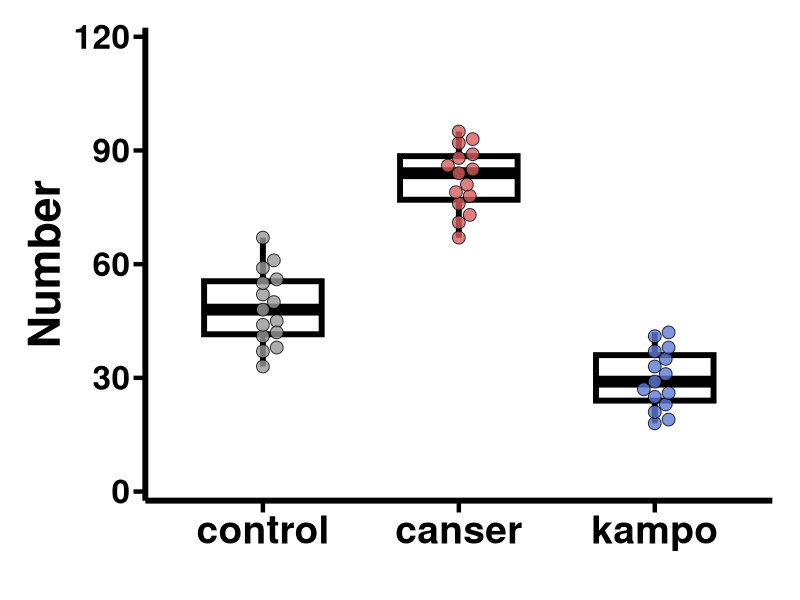
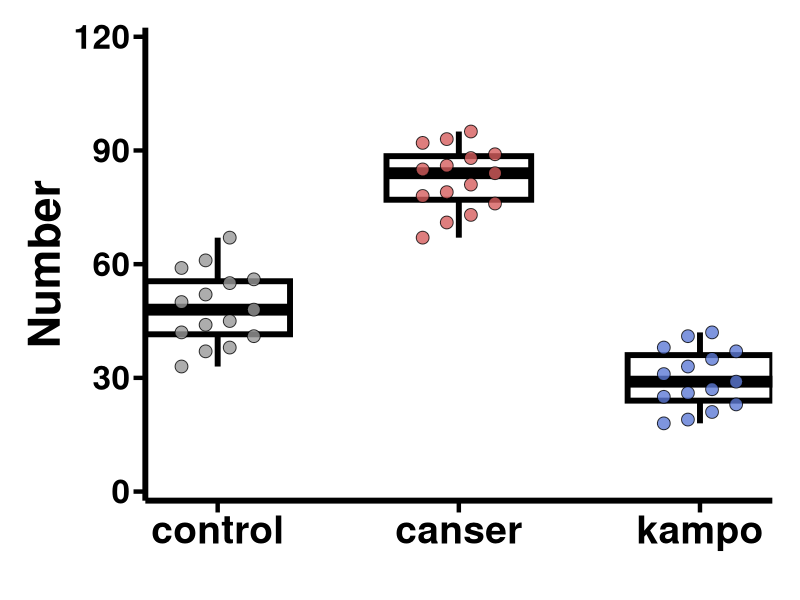

The R source for these figures, in order:
#!/usr/bin/env Rscript

# R script to generate boxplot with dot overlay similar to Total_Nodes.png
# Author: Generated for trp_serto_depression analysis
# Requirements: ggplot2, ggbeeswarm packages

# Load required libraries
library(ggplot2)
library(ggbeeswarm)

# Read data
data <- read.csv("spinosin_before_claster250813.csv")

# Process group column (recode 1="control", 2="canser", 3="kampo")
data$group_labels <- factor(data$group, 
                           levels = c(1, 2, 3),
                           labels = c("control", "canser", "kampo"))

# Define colors
group_colors <- c("control" = "#999999",   # Grey
                  "canser" = "#D55E5E",    # Red/pink  
                  "kampo" = "#5E7BD5")     # Blue/purple

# Create the main plot using ggbeeswarm
create_ggbeeswarm_plot <- function() {
  p <- ggplot(data, aes(x = group_labels, y = Nodes, fill = group_labels, color = group_labels)) +
    # Add boxplot
    geom_boxplot(aes(fill = group_labels), 
                 color = "black",
                 linewidth = 2,
                 alpha = 0,  # Transparent fill for boxplot
                 outlier.shape = NA,  # Remove outliers from boxplot
                 width = 0.6) +
    # Add beeswarm dots
    ggbeeswarm::geom_beeswarm(aes(fill = group_labels),
                              color = "black",
                              size = 4,
                              alpha = 0.8,
                              stroke = 0.5,
                              shape = 21,  # Circle with both fill and color
                              cex = 2.5) +  # Adjust spacing
    # Set colors
    scale_fill_manual(values = group_colors) +
    scale_color_manual(values = group_colors) +
    # Set y-axis scale
    scale_y_continuous(limits = c(0, 120),
                       breaks = seq(0, 120, 30),
                       expand = c(0.02, 0)) +
    # Labels
    labs(x = "",
         y = "Number") +
    # Theme settings
    theme_classic() +
    theme(
      # Remove legend
      legend.position = "none",
      # Axis labels styling
      axis.title.y = element_text(size = 32, face = "bold", color = "black"),
      axis.text.x = element_text(size = 28, face = "bold", color = "black"),
      axis.text.y = element_text(size = 24, face = "bold", color = "black"),
      # Axis lines
      axis.line = element_line(color = "black", linewidth = 2),
      axis.ticks = element_line(color = "black", linewidth = 1.5),
      axis.ticks.length = unit(0.3, "cm"),
      # Panel settings
      panel.background = element_rect(fill = "white", color = NA),
      plot.background = element_rect(fill = "white", color = NA),
      # Margins
      plot.margin = margin(t = 20, r = 20, b = 20, l = 20, unit = "pt")
    )
  
  return(p)
}

# Manual beeswarm implementation (alternative version)
create_manual_beeswarm_plot <- function() {
  # Calculate beeswarm positions manually
  calc_beeswarm_pos <- function(y_values, group_pos, width = 0.4) {
    n <- length(y_values)
    if (n == 0) return(numeric(0))
    
    # Sort y values to arrange dots systematically
    order_idx <- order(y_values)
    sorted_y <- y_values[order_idx]
    
    # Calculate x positions - simple column arrangement
    x_positions <- rep(group_pos, n)
    if (n > 1) {
      # Create multiple columns if needed
      cols <- ceiling(sqrt(n))
      col_width <- width / cols
      for (i in 1:n) {
        col <- ((i - 1) %% cols) + 1
        x_offset <- (col - (cols + 1) / 2) * col_width
        x_positions[order_idx[i]] <- group_pos + x_offset
      }
    }
    
    return(x_positions)
  }
  
  # Calculate positions for each group
  data$x_pos <- NA
  for (i in 1:3) {
    group_data <- data[data$group == i, ]
    if (nrow(group_data) > 0) {
      x_positions <- calc_beeswarm_pos(group_data$Nodes, i, width = 0.4)
      data[data$group == i, "x_pos"] <- x_positions
    }
  }
  
  p <- ggplot(data, aes(x = group_labels, y = Nodes)) +
    # Add boxplot
    geom_boxplot(aes(fill = group_labels), 
                 color = "black",
                 linewidth = 2,
                 alpha = 0,  # Transparent fill
                 outlier.shape = NA,
                 width = 0.6) +
    # Add manual beeswarm dots
    geom_point(aes(x = x_pos, y = Nodes, fill = group_labels),
               color = "black",
               size = 4,
               alpha = 0.8,
               stroke = 0.5,
               shape = 21) +
    # Set colors
    scale_fill_manual(values = group_colors) +
    # Set y-axis scale
    scale_y_continuous(limits = c(0, 120),
                       breaks = seq(0, 120, 30),
                       expand = c(0.02, 0)) +
    # Set x-axis
    scale_x_discrete(expand = c(0.1, 0)) +
    # Labels
    labs(x = "",
         y = "Number") +
    # Theme settings
    theme_classic() +
    theme(
      legend.position = "none",
      axis.title.y = element_text(size = 32, face = "bold", color = "black"),
      axis.text.x = element_text(size = 28, face = "bold", color = "black"),
      axis.text.y = element_text(size = 24, face = "bold", color = "black"),
      axis.line = element_line(color = "black", linewidth = 2),
      axis.ticks = element_line(color = "black", linewidth = 1.5),
      axis.ticks.length = unit(0.3, "cm"),
      panel.background = element_rect(fill = "white", color = NA),
      plot.background = element_rect(fill = "white", color = NA),
      plot.margin = margin(t = 20, r = 20, b = 20, l = 20, unit = "pt")
    )
  
  return(p)
}

# Generate and save the plot using ggbeeswarm (primary version)
cat("Creating plot with ggbeeswarm package...\n")
plot_ggbeeswarm <- create_ggbeeswarm_plot()

# Save the plot
png("Total_Nodes.png", width = 8, height = 8, units = "in", res = 300)
print(plot_ggbeeswarm)
dev.off()

cat("Plot saved as Total_Nodes.png (8x8 inches, 300 DPI)\n")

# Also create manual version for comparison (optional)
cat("Creating plot with manual beeswarm implementation...\n")
plot_manual <- create_manual_beeswarm_plot()

# Save manual version with different name
png("Total_Nodes_manual.png", width = 8, height = 8, units = "in", res = 300)
print(plot_manual)
dev.off()

cat("Manual implementation saved as Total_Nodes_manual.png\n")

# Print summary statistics
cat("\nData summary:\n")
print(table(data$group_labels))
cat("\nNodes statistics by group:\n")
print(aggregate(Nodes ~ group_labels, data, summary))

cat("\nScript completed successfully!\n")
